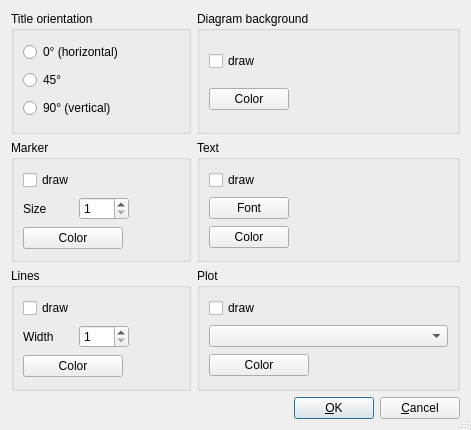
<?xml version="1.0" encoding="UTF-8"?>
<ui version="4.0">
 <class>SetGlobalParameterOptionsDialog</class>
 <widget class="QDialog" name="SetGlobalParameterOptionsDialog">
  <property name="geometry">
   <rect>
    <x>0</x>
    <y>0</y>
    <width>471</width>
    <height>430</height>
   </rect>
  </property>
  <property name="windowTitle">
   <string>All parameter options</string>
  </property>
  <property name="sizeGripEnabled">
   <bool>true</bool>
  </property>
  <layout class="QGridLayout" name="gridLayout_6">
   <item row="0" column="0">
    <widget class="QGroupBox" name="groupBox_16">
     <property name="title">
      <string>Title orientation</string>
     </property>
     <layout class="QGridLayout" name="gridLayout_2">
      <item row="0" column="0">
       <widget class="QRadioButton" name="ParameterOrientation0RadioButton">
        <property name="text">
         <string>0° (horizontal)</string>
        </property>
       </widget>
      </item>
      <item row="1" column="0">
       <widget class="QRadioButton" name="ParameterOrientation45RadioButton">
        <property name="text">
         <string>45°</string>
        </property>
       </widget>
      </item>
      <item row="2" column="0">
       <widget class="QRadioButton" name="ParameterOrientation90RadioButton">
        <property name="text">
         <string>90° (vertical)</string>
        </property>
       </widget>
      </item>
     </layout>
    </widget>
   </item>
   <item row="0" column="1">
    <widget class="QGroupBox" name="DiagramBackground_groupBox">
     <property name="title">
      <string>Diagram background</string>
     </property>
     <layout class="QGridLayout" name="gridLayout_5">
      <item row="0" column="0">
       <widget class="QCheckBox" name="DrawDiagramBackground_checkBox">
        <property name="text">
         <string>draw</string>
        </property>
       </widget>
      </item>
      <item row="1" column="0">
       <widget class="QPushButton" name="DiagramBackgroundColor_pushButton">
        <property name="text">
         <string>Color</string>
        </property>
       </widget>
      </item>
      <item row="1" column="1">
       <widget class="QFrame" name="DiagramBackgroundColor_frame">
        <property name="minimumSize">
         <size>
          <width>50</width>
          <height>0</height>
         </size>
        </property>
        <property name="maximumSize">
         <size>
          <width>50</width>
          <height>16777215</height>
         </size>
        </property>
        <property name="frameShape">
         <enum>QFrame::NoFrame</enum>
        </property>
        <property name="frameShadow">
         <enum>QFrame::Raised</enum>
        </property>
       </widget>
      </item>
      <item row="1" column="2">
       <spacer name="horizontalSpacer_2">
        <property name="orientation">
         <enum>Qt::Horizontal</enum>
        </property>
        <property name="sizeHint" stdset="0">
         <size>
          <width>99</width>
          <height>20</height>
         </size>
        </property>
       </spacer>
      </item>
     </layout>
    </widget>
   </item>
   <item row="1" column="0">
    <widget class="QGroupBox" name="Marker_groupBox">
     <property name="title">
      <string>Marker</string>
     </property>
     <layout class="QGridLayout" name="gridLayout_3">
      <item row="0" column="0">
       <widget class="QCheckBox" name="DrawMarkers_checkBox">
        <property name="text">
         <string>draw</string>
        </property>
       </widget>
      </item>
      <item row="1" column="0" colspan="2">
       <layout class="QHBoxLayout" name="horizontalLayout">
        <item>
         <widget class="QLabel" name="label">
          <property name="text">
           <string>Size</string>
          </property>
         </widget>
        </item>
        <item>
         <widget class="QSpinBox" name="MarkerSize_spinBox">
          <property name="minimum">
           <number>1</number>
          </property>
          <property name="maximum">
           <number>20</number>
          </property>
         </widget>
        </item>
       </layout>
      </item>
      <item row="1" column="2">
       <spacer name="horizontalSpacer_3">
        <property name="orientation">
         <enum>Qt::Horizontal</enum>
        </property>
        <property name="sizeHint" stdset="0">
         <size>
          <width>40</width>
          <height>20</height>
         </size>
        </property>
       </spacer>
      </item>
      <item row="2" column="0">
       <widget class="QPushButton" name="MarkerColor_pushButton">
        <property name="minimumSize">
         <size>
          <width>100</width>
          <height>0</height>
         </size>
        </property>
        <property name="maximumSize">
         <size>
          <width>100</width>
          <height>16777215</height>
         </size>
        </property>
        <property name="text">
         <string>Color</string>
        </property>
       </widget>
      </item>
      <item row="2" column="1" colspan="2">
       <widget class="QFrame" name="MarkerColor_frame">
        <property name="minimumSize">
         <size>
          <width>50</width>
          <height>0</height>
         </size>
        </property>
        <property name="maximumSize">
         <size>
          <width>50</width>
          <height>16777215</height>
         </size>
        </property>
        <property name="frameShape">
         <enum>QFrame::NoFrame</enum>
        </property>
        <property name="frameShadow">
         <enum>QFrame::Raised</enum>
        </property>
       </widget>
      </item>
     </layout>
    </widget>
   </item>
   <item row="1" column="1">
    <widget class="QGroupBox" name="TextOptions_groupBox">
     <property name="title">
      <string>Text</string>
     </property>
     <layout class="QGridLayout" name="gridLayout_7">
      <item row="0" column="0" colspan="2">
       <widget class="QCheckBox" name="DrawDataText_checkBox">
        <property name="text">
         <string>draw</string>
        </property>
       </widget>
      </item>
      <item row="1" column="0">
       <widget class="QPushButton" name="DataTextFont_pushButton">
        <property name="text">
         <string>Font</string>
        </property>
       </widget>
      </item>
      <item row="1" column="1" colspan="2">
       <spacer name="horizontalSpacer_12">
        <property name="orientation">
         <enum>Qt::Horizontal</enum>
        </property>
        <property name="sizeHint" stdset="0">
         <size>
          <width>89</width>
          <height>20</height>
         </size>
        </property>
       </spacer>
      </item>
      <item row="2" column="0">
       <widget class="QPushButton" name="DataTextColor_pushButton">
        <property name="text">
         <string>Color</string>
        </property>
       </widget>
      </item>
      <item row="2" column="1">
       <widget class="QFrame" name="TextColor_frame">
        <property name="minimumSize">
         <size>
          <width>50</width>
          <height>0</height>
         </size>
        </property>
        <property name="frameShape">
         <enum>QFrame::NoFrame</enum>
        </property>
        <property name="frameShadow">
         <enum>QFrame::Raised</enum>
        </property>
       </widget>
      </item>
      <item row="2" column="2">
       <spacer name="horizontalSpacer_13">
        <property name="orientation">
         <enum>Qt::Horizontal</enum>
        </property>
        <property name="sizeHint" stdset="0">
         <size>
          <width>114</width>
          <height>20</height>
         </size>
        </property>
       </spacer>
      </item>
     </layout>
    </widget>
   </item>
   <item row="2" column="0">
    <widget class="QGroupBox" name="Lines_groupBox">
     <property name="title">
      <string>Lines</string>
     </property>
     <layout class="QGridLayout" name="gridLayout">
      <item row="0" column="0">
       <widget class="QCheckBox" name="DrawLines_checkBox">
        <property name="text">
         <string>draw</string>
        </property>
       </widget>
      </item>
      <item row="1" column="0" colspan="2">
       <layout class="QHBoxLayout" name="horizontalLayout_2">
        <item>
         <widget class="QLabel" name="label2">
          <property name="text">
           <string>Width</string>
          </property>
         </widget>
        </item>
        <item>
         <widget class="QSpinBox" name="LineWidth_spinBox">
          <property name="minimum">
           <number>1</number>
          </property>
          <property name="maximum">
           <number>20</number>
          </property>
         </widget>
        </item>
       </layout>
      </item>
      <item row="1" column="2">
       <spacer name="horizontalSpacer_4">
        <property name="orientation">
         <enum>Qt::Horizontal</enum>
        </property>
        <property name="sizeHint" stdset="0">
         <size>
          <width>40</width>
          <height>20</height>
         </size>
        </property>
       </spacer>
      </item>
      <item row="2" column="0">
       <widget class="QPushButton" name="LineColor_pushButton">
        <property name="minimumSize">
         <size>
          <width>100</width>
          <height>0</height>
         </size>
        </property>
        <property name="maximumSize">
         <size>
          <width>100</width>
          <height>16777215</height>
         </size>
        </property>
        <property name="text">
         <string>Color</string>
        </property>
       </widget>
      </item>
      <item row="2" column="1" colspan="2">
       <widget class="QFrame" name="LinesColor_frame">
        <property name="minimumSize">
         <size>
          <width>50</width>
          <height>0</height>
         </size>
        </property>
        <property name="maximumSize">
         <size>
          <width>50</width>
          <height>16777215</height>
         </size>
        </property>
        <property name="frameShape">
         <enum>QFrame::NoFrame</enum>
        </property>
        <property name="frameShadow">
         <enum>QFrame::Raised</enum>
        </property>
       </widget>
      </item>
     </layout>
    </widget>
   </item>
   <item row="2" column="1">
    <widget class="QGroupBox" name="Colorized_groupBox">
     <property name="title">
      <string>Plot</string>
     </property>
     <layout class="QGridLayout" name="gridLayout_4">
      <item row="0" column="0">
       <widget class="QCheckBox" name="DrawColorized_checkBox">
        <property name="text">
         <string>draw</string>
        </property>
       </widget>
      </item>
      <item row="1" column="0" colspan="3">
       <widget class="QComboBox" name="Pattern_comboBox"/>
      </item>
      <item row="2" column="0">
       <widget class="QPushButton" name="ColorizedColor_pushButton">
        <property name="minimumSize">
         <size>
          <width>100</width>
          <height>0</height>
         </size>
        </property>
        <property name="maximumSize">
         <size>
          <width>100</width>
          <height>16777215</height>
         </size>
        </property>
        <property name="text">
         <string>Color</string>
        </property>
       </widget>
      </item>
      <item row="2" column="1">
       <widget class="QFrame" name="ColorizedColor_frame">
        <property name="minimumSize">
         <size>
          <width>50</width>
          <height>0</height>
         </size>
        </property>
        <property name="maximumSize">
         <size>
          <width>50</width>
          <height>16777215</height>
         </size>
        </property>
        <property name="frameShape">
         <enum>QFrame::NoFrame</enum>
        </property>
        <property name="frameShadow">
         <enum>QFrame::Raised</enum>
        </property>
       </widget>
      </item>
      <item row="2" column="2">
       <spacer name="horizontalSpacer">
        <property name="orientation">
         <enum>Qt::Horizontal</enum>
        </property>
        <property name="sizeHint" stdset="0">
         <size>
          <width>63</width>
          <height>13</height>
         </size>
        </property>
       </spacer>
      </item>
     </layout>
    </widget>
   </item>
   <item row="3" column="0" colspan="2">
    <layout class="QHBoxLayout">
     <item>
      <spacer>
       <property name="orientation">
        <enum>Qt::Horizontal</enum>
       </property>
       <property name="sizeHint" stdset="0">
        <size>
         <width>40</width>
         <height>20</height>
        </size>
       </property>
      </spacer>
     </item>
     <item>
      <widget class="QPushButton" name="OK_pushButton">
       <property name="text">
        <string>&amp;OK</string>
       </property>
       <property name="default">
        <bool>true</bool>
       </property>
      </widget>
     </item>
     <item>
      <widget class="QPushButton" name="Cancel_pushButton">
       <property name="text">
        <string>&amp;Cancel</string>
       </property>
      </widget>
     </item>
    </layout>
   </item>
  </layout>
 </widget>
 <tabstops>
  <tabstop>ParameterOrientation0RadioButton</tabstop>
  <tabstop>ParameterOrientation45RadioButton</tabstop>
  <tabstop>ParameterOrientation90RadioButton</tabstop>
  <tabstop>DrawMarkers_checkBox</tabstop>
  <tabstop>MarkerSize_spinBox</tabstop>
  <tabstop>MarkerColor_pushButton</tabstop>
  <tabstop>DrawLines_checkBox</tabstop>
  <tabstop>LineWidth_spinBox</tabstop>
  <tabstop>LineColor_pushButton</tabstop>
  <tabstop>DrawColorized_checkBox</tabstop>
  <tabstop>ColorizedColor_pushButton</tabstop>
  <tabstop>Cancel_pushButton</tabstop>
 </tabstops>
 <resources/>
 <connections/>
</ui>
